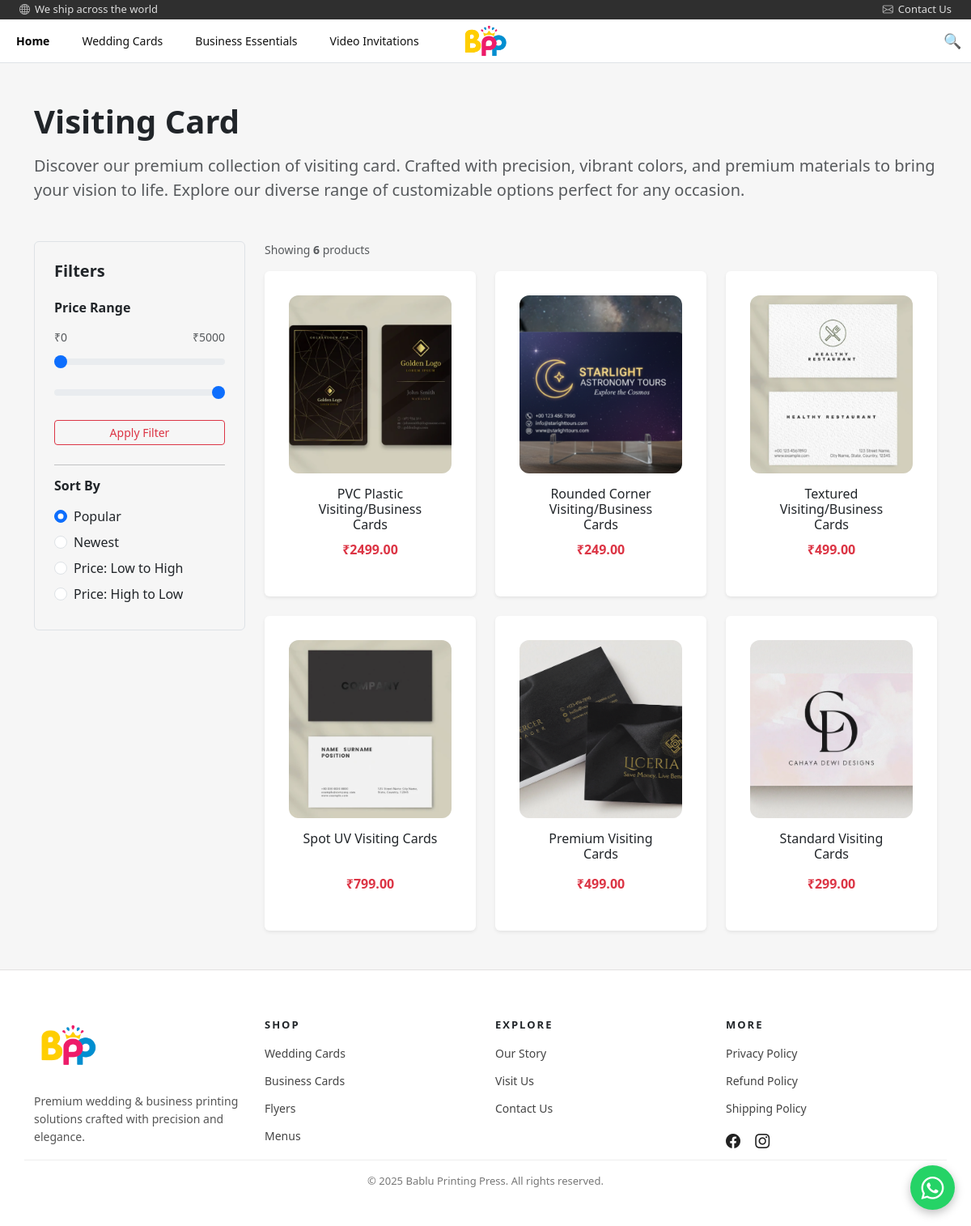
/catalog/buisness-essentials/visiting-card/, run on the app's committed database.
### catalog/models.py (models this page shows, shortened)
class Category(models.Model):
    name = models.CharField(max_length=100)
    slug = models.SlugField(unique=True)
    parent = models.ForeignKey(
        "self",
        on_delete=models.CASCADE,
        null=True,
        blank=True,
        related_name="children"
    )
    is_active = models.BooleanField(default=True)
    class Meta:
        verbose_name_plural = "Categories"

class Product(models.Model):
    category = models.ForeignKey(
        Category,
        on_delete=models.CASCADE,
        related_name="products"
    )
    name = models.CharField(max_length=150)
    slug = models.SlugField(unique=True)
    description = models.TextField(blank=True)
    starting_price = models.DecimalField(
        max_digits=10,
        decimal_places=2,
        null=True,
        blank=True,
        help_text="Starting price (e.g. 1500.00)"
    )
    price_note = models.CharField(
        max_length=100,
        blank=True,
        help_text="e.g. 'Starting from', 'Approx price', 'Per 100 cards'"
    )
    is_active = models.BooleanField(default=True)
    created_at = models.DateTimeField(auto_now_add=True)

class ProductImage(models.Model):
    product = models.ForeignKey(
        Product,
        on_delete=models.CASCADE,
        related_name="images"
    )
    image = models.ImageField(upload_to="products/images/")
    is_primary = models.BooleanField(default=False)

### catalog/views.py (the view)
# urls.py: path("<slug:category_slug>/<slug:subcategory_slug>/", views.product_list, name="product_list"),
def product_list(request, category_slug, subcategory_slug):
    subcategory = get_object_or_404(
        Category,
        slug=subcategory_slug,
        parent__slug=category_slug
    )
    products = Product.objects.filter(
        category=subcategory,
        is_active=True
    ).prefetch_related("images")
    min_price = request.GET.get('min_price')
    max_price = request.GET.get('max_price')
    if min_price:
        try:
            products = products.filter(starting_price__gte=float(min_price))
        except (ValueError, TypeError):
            pass
    if max_price:
        try:
            products = products.filter(starting_price__lte=float(max_price))
        except (ValueError, TypeError):
            pass
    sort_by = request.GET.get('sort', 'popular')
    if sort_by == 'price_low':
        products = products.order_by('starting_price')
    elif sort_by == 'price_high':
        products = products.order_by('-starting_price')
    elif sort_by == 'newest':
        products = products.order_by('-created_at')
    else:
        products = products.order_by('-created_at')
    sort_options = [
        ('popular', 'Popular'),
        ('newest', 'Newest'),
        ('price_low', 'Price: Low to High'),
        ('price_high', 'Price: High to Low'),
    ]
    return render(request, "product_list.html", {
        "subcategory": subcategory,
        "products": products,
        "sort_options": sort_options,
    })

### catalog/templates/product_list.html (shortened to what this page needs)
{% extends "base.html" %}
{% block content %}
<div class="container my-5">
  <div class="mb-5">
    <h1 class="display-6 fw-semibold mb-3">{{ subcategory.name }}</h1>
    <p class="text-muted lead">
      Discover our premium collection of {{ subcategory.name|lower }}. Crafted with precision,
      vibrant colors, and premium materials to bring your vision to life.
      Explore our diverse range of customizable options perfect for any occasion.
    </p>
  </div>
  <div class="row g-4">
    <div class="col-lg-3">
      <div class="border rounded p-4">
        <h5 class="fw-semibold mb-4">Filters</h5>
        <div class="mb-4">
          <h6 class="fw-semibold mb-3">Price Range</h6>
          <form method="get" id="price-filter-form">
            <div class="mb-3">
              <div class="d-flex justify-content-between mb-2">
                <small class="text-muted">₹<span id="min-price-display">0</span></small>
                <small class="text-muted">₹<span id="max-price-display">5000</span></small>
              </div>
              <input type="range" id="min-price" name="min_price" min="0" max="5000"
                     value="{{ request.GET.min_price|default:'0' }}" class="form-range"
                     onchange="updatePriceDisplay()">
              <input type="range" id="max-price" name="max_price" min="0" max="5000"
                     value="{{ request.GET.max_price|default:'5000' }}" class="form-range mt-2"
                     onchange="updatePriceDisplay()">
            </div>
            <button type="submit" class="btn btn-sm btn-outline-danger w-100">Apply Filter</button>
          </form>
        </div>
        <hr>
        <div>
          <h6 class="fw-semibold mb-3">Sort By</h6>
          <form method="get">
            {% for sort_value, sort_label in sort_options %}
              <div class="form-check mb-2">
                <input class="form-check-input" type="radio" name="sort"
                       id="sort_{{ sort_value }}" value="{{ sort_value }}"
                       {% if request.GET.sort == sort_value or sort_value == 'popular' and not request.GET.sort %}checked{% endif %}
                       onchange="this.form.submit()">
                <label class="form-check-label" for="sort_{{ sort_value }}">
                  {{ sort_label }}
                </label>
              </div>
            {% endfor %}
          </form>
        </div>
      </div>
    </div>
    <div class="col-lg-9">
      <div class="mb-3">
        <p class="text-muted small">Showing <strong>{{ products.count }}</strong> products</p>
      </div>
      <div class="row g-4">
        {% for product in products %}
        <div class="col-sm-6 col-lg-4">
          <div class="card h-100 shadow-sm border-0">
            <a href="{% url 'catalog:product_detail' product.slug %}" class="text-decoration-none text-dark">
              <div class="product-card-media">
                {% with product.images.first as img %}
                  {% if img %}
                    <img src="{{ img.image.url }}" alt="{{ product.name }}">
                  {% endif %}
                {% endwith %}
              </div>
              <div class="card-body text-center">
                <h6 class="card-title mb-2" style="min-height: 45px; word-wrap: break-word; overflow-wrap: break-word;">{{ product.name }}</h6>
                <p class="text-danger fw-bold mb-0">₹{{ product.starting_price }}</p>
              </div>
            </a>
          </div>
        </div>
        {% empty %}
          <div class="col-12">
            <p class="text-center text-muted">No products found.</p>
          </div>
        {% endfor %}
      </div>
    </div>
  </div>
</div>
{% endblock %}

### BabluPrintingPress/static/css/style.css (style rules this page uses)
html, body { height:100%; margin:0; }
.card-title { color:#111; }
.product-card-media { width: 100%; height: 220px; background: #f8f9fa; border-radius: 12px; overflow: hidden; display: flex; align-items: center; justify-content: center; }
.product-card-media img, .product-card-media video { width: 100%; height: 100%; object-fit: cover; }
body { margin: 0; font-family: 'Segoe UI', sans-serif; background: #ffffff; color: #333; }
.btn { padding: 12px 25px; background: #ff4d4d; color: white; text-decoration: none; border-radius: 5px; }
.card { background: white; padding: 30px; border-radius: 8px; font-weight: bold; box-shadow: 0 4px 10px rgba(0,0,0,0.1); cursor: pointer; }

### data on the page
Category: name "Visiting Card", name "visiting card"
Product: images.first.image (picture), name "PVC Plastic Visiting/Business Cards", starting_price "2499.00"
Product: images.first.image (picture), name "Rounded Corner Visiting/Business Cards", starting_price "249.00"
Product: images.first.image (picture), name "Textured Visiting/Business Cards", starting_price "499.00"
Product: images.first.image (picture), name "Spot UV Visiting Cards", starting_price "799.00"
Product: images.first.image (picture), name "Premium Visiting Cards", starting_price "499.00"
Product: images.first.image (picture), name "Standard Visiting Cards", starting_price "299.00"

### other printed values
{{ sort_label }} "Popular" "Newest" "Price: Low to High" "Price: High to Low"
{{ products.count }} "6"
